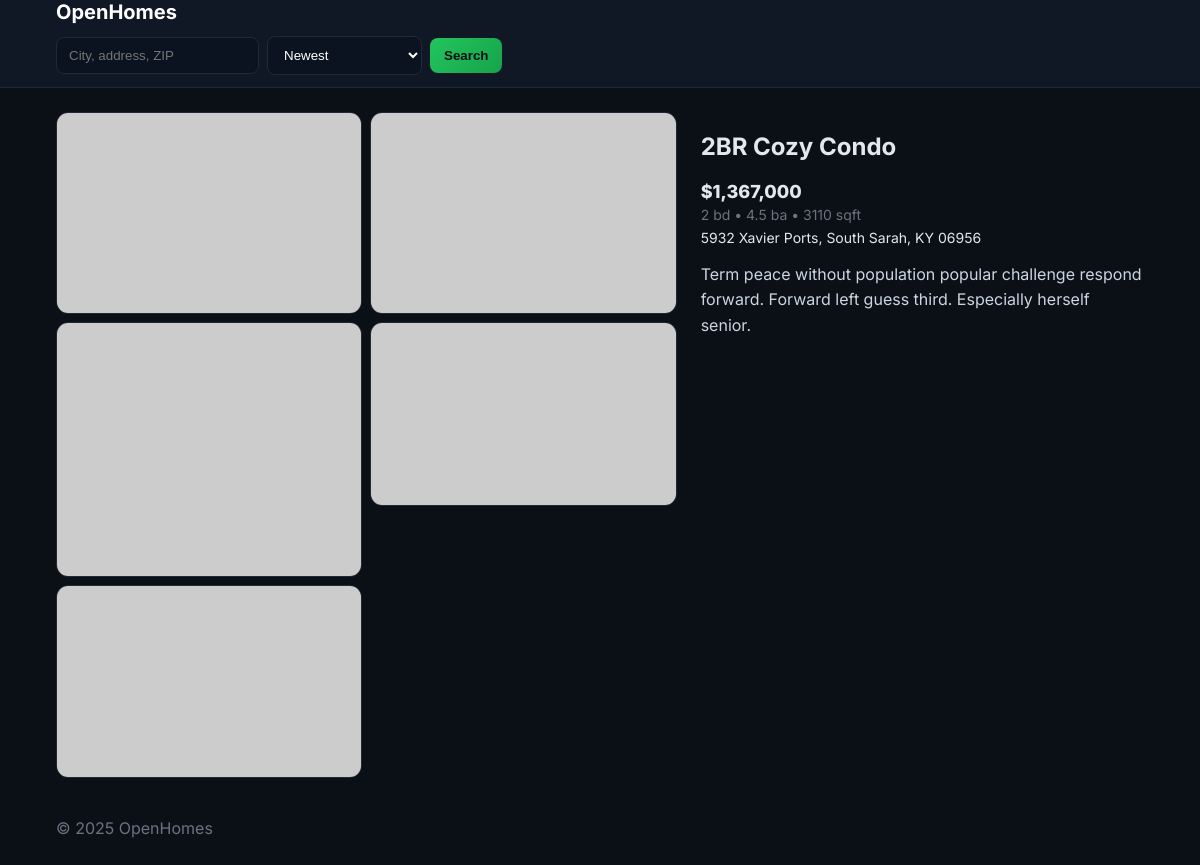
Screenshot of /properties/1 with the database file from the repository.
### app/models.py (models this page shows, shortened)
class PropertyImage(db.Model):
    __tablename__ = "property_images"
    id: Mapped[int] = mapped_column(Integer, primary_key=True)
    property_id: Mapped[int] = mapped_column(ForeignKey("properties.id", ondelete="CASCADE"), nullable=False)
    url: Mapped[str] = mapped_column(String(512), nullable=False)
    is_primary: Mapped[bool] = mapped_column(Boolean, default=False, nullable=False)
    created_at: Mapped[datetime] = mapped_column(DateTime, nullable=False, default=datetime.utcnow)
    property: Mapped[Property] = relationship(back_populates="images")

class Property(db.Model):
    __tablename__ = "properties"
    id: Mapped[int] = mapped_column(Integer, primary_key=True)
    title: Mapped[str] = mapped_column(String(255), nullable=False)
    address_line: Mapped[str] = mapped_column(String(255), nullable=False)
    city: Mapped[str] = mapped_column(String(120), nullable=False)
    state: Mapped[str] = mapped_column(String(20), nullable=False)
    zipcode: Mapped[str] = mapped_column(String(20), nullable=False)
    price: Mapped[int] = mapped_column(Integer, nullable=False, index=True)
    bedrooms: Mapped[int] = mapped_column(Integer, nullable=False, default=0)
    bathrooms: Mapped[float] = mapped_column(Float, nullable=False, default=0.0)
    property_type: Mapped[str] = mapped_column(String(50), nullable=False, default="house")
    square_feet: Mapped[int] = mapped_column(Integer, nullable=True)
    lot_size_sqft: Mapped[int] = mapped_column(Integer, nullable=True)
    latitude: Mapped[float] = mapped_column(Float, nullable=True)
    longitude: Mapped[float] = mapped_column(Float, nullable=True)
    year_built: Mapped[int] = mapped_column(Integer, nullable=True)
    description: Mapped[str] = mapped_column(Text, nullable=True)
    status: Mapped[str] = mapped_column(String(50), nullable=False, default="for_sale")
    created_at: Mapped[datetime] = mapped_column(DateTime, nullable=False, default=datetime.utcnow)
    updated_at: Mapped[datetime] = mapped_column(DateTime, nullable=False, default=datetime.utcnow, onupdate=datetime.utcnow)
    images: Mapped[List["PropertyImage"]] = relationship(
        back_populates="property",
        cascade="all, delete-orphan",
        lazy="selectin",
    )
    __table_args__ = (
        Index("idx_properties_city_state", "city", "state"),
        Index("idx_properties_created_at", "created_at"),
    )

### app/routes/pages.py (the view)
@pages_bp.get("/properties/<int:property_id>")
def property_detail(property_id: int):
    prop = Property.query.get_or_404(property_id)
    return render_template("detail.html", property=prop)

### app/templates/detail.html (shortened to what this page needs)
{% extends 'base.html' %}
{% block content %}
<article class="detail">
  <div class="gallery">
    {% if property.images %}
      {% for img in property.images %}
        <img src="{{ img.url }}" alt="Photo of {{ property.title }}" />
      {% endfor %}
    {% else %}
      <img src="https://picsum.photos/960/600?grayscale" alt="Placeholder" />
    {% endif %}
  </div>
  <div class="summary">
    <h1>{{ property.title }}</h1>
    <div class="price">${{ '{:,}'.format(property.price) }}</div>
    <div class="meta">{{ property.bedrooms }} bd • {{ property.bathrooms }} ba • {{ property.square_feet or '?' }} sqft</div>
    <div class="address">{{ property.address_line }}, {{ property.city }}, {{ property.state }} {{ property.zipcode }}</div>
    <p class="description">{{ property.description }}</p>
  </div>
</article>
{% endblock %}

### app/static/css/styles.css (style rules this page uses)
* { box-sizing:border-box }
:root { --bg:#0b1017;--surface:#101826;--muted:#6b7280;--text:#e5e7eb;--primary:#22c55e;--card:#0f172a }
body { margin:0;background:var(--bg);color:var(--text);font-family:Inter,system-ui,-apple-system,Segoe UI,Roboto,Helvetica,Arial,sans-serif }
.price { font-weight:800;font-size:18px }
.meta { color:var(--muted);font-size:14px;margin-top:4px }
.address { margin-top:6px;font-size:14px }
.detail { display:grid;grid-template-columns:1.4fr 1fr;gap:24px;margin:24px 0 }
.gallery { display:grid;grid-template-columns:repeat(2,1fr);gap:8px }
.gallery img { width:100%;border-radius:12px;border:1px solid #1f2937 }
.summary .description { color:#cbd5e1;line-height:1.6 }

### rows the page displays
Property: title "2BR Cozy Condo", price "1,367,000", bedrooms "2", bathrooms "4.5", square_feet "3110", address_line "5932 Xavier Ports", city "South Sarah", state "KY", zipcode "06956", description "Term peace without population popular challenge respond forward. Forward left guess third. Especially herself senior."

### other values shown
{{ 2025 }} "2025"
